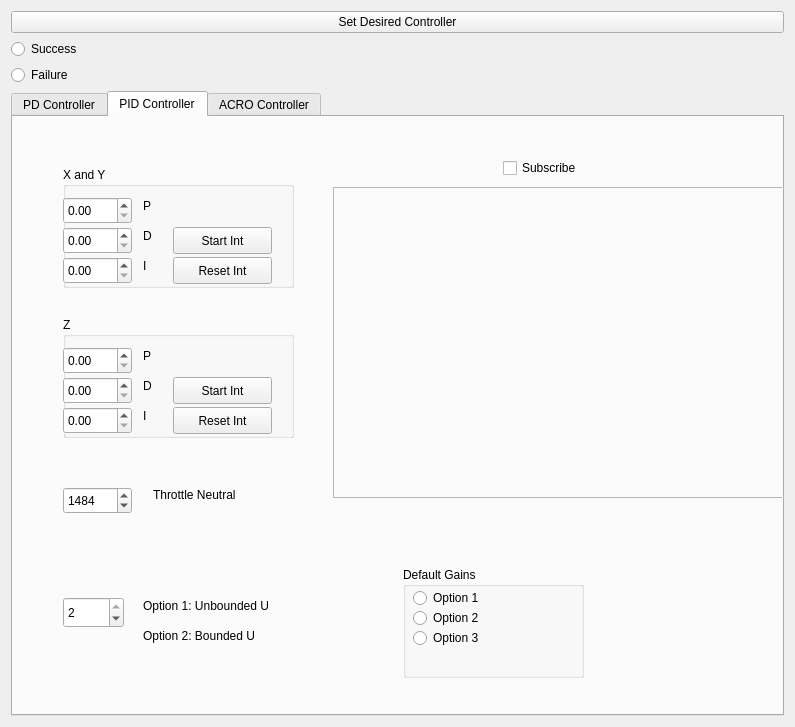
<?xml version="1.0" encoding="UTF-8"?>
<ui version="4.0">
 <class>Form</class>
 <widget class="QWidget" name="Form">
  <property name="geometry">
   <rect>
    <x>0</x>
    <y>0</y>
    <width>795</width>
    <height>727</height>
   </rect>
  </property>
  <property name="windowTitle">
   <string>Form</string>
  </property>
  <property name="styleSheet">
   <string notr="true"/>
  </property>
  <layout class="QGridLayout" name="gridLayout">
   <item row="2" column="1">
    <widget class="QRadioButton" name="Failure">
     <property name="text">
      <string>Failure</string>
     </property>
    </widget>
   </item>
   <item row="0" column="1">
    <widget class="QPushButton" name="SetControllerButton">
     <property name="text">
      <string>Set Desired Controller</string>
     </property>
    </widget>
   </item>
   <item row="1" column="1">
    <widget class="QRadioButton" name="Success">
     <property name="text">
      <string>Success</string>
     </property>
    </widget>
   </item>
   <item row="3" column="1">
    <widget class="QTabWidget" name="ControllerSelect">
     <property name="currentIndex">
      <number>1</number>
     </property>
     <widget class="QWidget" name="tab">
      <attribute name="title">
       <string>PD Controller</string>
      </attribute>
      <widget class="QGroupBox" name="groupBox">
       <property name="geometry">
        <rect>
         <x>40</x>
         <y>40</y>
         <width>191</width>
         <height>111</height>
        </rect>
       </property>
       <property name="title">
        <string>X and Y</string>
       </property>
       <widget class="QDoubleSpinBox" name="DgainXY">
        <property name="geometry">
         <rect>
          <x>0</x>
          <y>60</y>
          <width>69</width>
          <height>27</height>
         </rect>
        </property>
       </widget>
       <widget class="QDoubleSpinBox" name="PgainXY">
        <property name="geometry">
         <rect>
          <x>0</x>
          <y>30</y>
          <width>69</width>
          <height>27</height>
         </rect>
        </property>
       </widget>
       <widget class="QLabel" name="label">
        <property name="geometry">
         <rect>
          <x>80</x>
          <y>30</y>
          <width>67</width>
          <height>17</height>
         </rect>
        </property>
        <property name="text">
         <string>P</string>
        </property>
       </widget>
       <widget class="QLabel" name="label_2">
        <property name="geometry">
         <rect>
          <x>80</x>
          <y>60</y>
          <width>67</width>
          <height>17</height>
         </rect>
        </property>
        <property name="text">
         <string>D</string>
        </property>
       </widget>
      </widget>
      <widget class="QGroupBox" name="groupBox_2">
       <property name="geometry">
        <rect>
         <x>40</x>
         <y>140</y>
         <width>191</width>
         <height>111</height>
        </rect>
       </property>
       <property name="title">
        <string>Z</string>
       </property>
       <widget class="QDoubleSpinBox" name="DgainZ">
        <property name="geometry">
         <rect>
          <x>0</x>
          <y>60</y>
          <width>69</width>
          <height>27</height>
         </rect>
        </property>
       </widget>
       <widget class="QDoubleSpinBox" name="PgainZ">
        <property name="geometry">
         <rect>
          <x>0</x>
          <y>30</y>
          <width>69</width>
          <height>27</height>
         </rect>
        </property>
       </widget>
       <widget class="QLabel" name="label_3">
        <property name="geometry">
         <rect>
          <x>80</x>
          <y>30</y>
          <width>67</width>
          <height>17</height>
         </rect>
        </property>
        <property name="text">
         <string>P</string>
        </property>
       </widget>
       <widget class="QLabel" name="label_11">
        <property name="geometry">
         <rect>
          <x>80</x>
          <y>60</y>
          <width>67</width>
          <height>17</height>
         </rect>
        </property>
        <property name="text">
         <string>D</string>
        </property>
       </widget>
      </widget>
      <widget class="QDoubleSpinBox" name="ThrottleNeutral">
       <property name="geometry">
        <rect>
         <x>40</x>
         <y>320</y>
         <width>69</width>
         <height>27</height>
        </rect>
       </property>
       <property name="decimals">
        <number>0</number>
       </property>
       <property name="minimum">
        <double>1400.000000000000000</double>
       </property>
       <property name="maximum">
        <double>1600.000000000000000</double>
       </property>
       <property name="value">
        <double>1484.000000000000000</double>
       </property>
      </widget>
      <widget class="QLabel" name="label_4">
       <property name="geometry">
        <rect>
         <x>120</x>
         <y>320</y>
         <width>121</width>
         <height>16</height>
        </rect>
       </property>
       <property name="text">
        <string>Throttle Neutral</string>
       </property>
      </widget>
     </widget>
     <widget class="QWidget" name="tab_2">
      <attribute name="title">
       <string>PID Controller</string>
      </attribute>
      <widget class="QGroupBox" name="groupBox_3">
       <property name="geometry">
        <rect>
         <x>50</x>
         <y>50</y>
         <width>231</width>
         <height>121</height>
        </rect>
       </property>
       <property name="title">
        <string>X and Y</string>
       </property>
       <widget class="QDoubleSpinBox" name="DgainXY_PID">
        <property name="geometry">
         <rect>
          <x>0</x>
          <y>60</y>
          <width>69</width>
          <height>27</height>
         </rect>
        </property>
       </widget>
       <widget class="QDoubleSpinBox" name="PgainXY_PID">
        <property name="geometry">
         <rect>
          <x>0</x>
          <y>30</y>
          <width>69</width>
          <height>27</height>
         </rect>
        </property>
       </widget>
       <widget class="QLabel" name="label_12">
        <property name="geometry">
         <rect>
          <x>80</x>
          <y>30</y>
          <width>67</width>
          <height>17</height>
         </rect>
        </property>
        <property name="text">
         <string>P</string>
        </property>
       </widget>
       <widget class="QLabel" name="label_13">
        <property name="geometry">
         <rect>
          <x>80</x>
          <y>60</y>
          <width>67</width>
          <height>17</height>
         </rect>
        </property>
        <property name="text">
         <string>D</string>
        </property>
       </widget>
       <widget class="QDoubleSpinBox" name="IgainXY_PID">
        <property name="geometry">
         <rect>
          <x>0</x>
          <y>90</y>
          <width>69</width>
          <height>27</height>
         </rect>
        </property>
       </widget>
       <widget class="QLabel" name="label_16">
        <property name="geometry">
         <rect>
          <x>80</x>
          <y>90</y>
          <width>67</width>
          <height>17</height>
         </rect>
        </property>
        <property name="text">
         <string>I</string>
        </property>
       </widget>
       <widget class="QPushButton" name="Reset_Int_XY">
        <property name="geometry">
         <rect>
          <x>110</x>
          <y>90</y>
          <width>99</width>
          <height>27</height>
         </rect>
        </property>
        <property name="text">
         <string>Reset Int</string>
        </property>
       </widget>
       <widget class="QPushButton" name="Start_Int_XY">
        <property name="geometry">
         <rect>
          <x>110</x>
          <y>60</y>
          <width>99</width>
          <height>27</height>
         </rect>
        </property>
        <property name="text">
         <string>Start Int</string>
        </property>
       </widget>
      </widget>
      <widget class="QGroupBox" name="groupBox_4">
       <property name="geometry">
        <rect>
         <x>50</x>
         <y>200</y>
         <width>231</width>
         <height>121</height>
        </rect>
       </property>
       <property name="title">
        <string>Z</string>
       </property>
       <widget class="QDoubleSpinBox" name="DgainZ_PID">
        <property name="geometry">
         <rect>
          <x>0</x>
          <y>60</y>
          <width>69</width>
          <height>27</height>
         </rect>
        </property>
       </widget>
       <widget class="QDoubleSpinBox" name="PgainZ_PID">
        <property name="geometry">
         <rect>
          <x>0</x>
          <y>30</y>
          <width>69</width>
          <height>27</height>
         </rect>
        </property>
       </widget>
       <widget class="QLabel" name="label_14">
        <property name="geometry">
         <rect>
          <x>80</x>
          <y>30</y>
          <width>67</width>
          <height>17</height>
         </rect>
        </property>
        <property name="text">
         <string>P</string>
        </property>
       </widget>
       <widget class="QLabel" name="label_15">
        <property name="geometry">
         <rect>
          <x>80</x>
          <y>60</y>
          <width>67</width>
          <height>17</height>
         </rect>
        </property>
        <property name="text">
         <string>D</string>
        </property>
       </widget>
       <widget class="QDoubleSpinBox" name="IgainZ_PID">
        <property name="geometry">
         <rect>
          <x>0</x>
          <y>90</y>
          <width>69</width>
          <height>27</height>
         </rect>
        </property>
       </widget>
       <widget class="QLabel" name="label_17">
        <property name="geometry">
         <rect>
          <x>80</x>
          <y>90</y>
          <width>67</width>
          <height>17</height>
         </rect>
        </property>
        <property name="text">
         <string>I</string>
        </property>
       </widget>
       <widget class="QPushButton" name="Reset_Int_Z">
        <property name="geometry">
         <rect>
          <x>110</x>
          <y>90</y>
          <width>99</width>
          <height>27</height>
         </rect>
        </property>
        <property name="text">
         <string>Reset Int</string>
        </property>
       </widget>
       <widget class="QPushButton" name="pushButton_2">
        <property name="geometry">
         <rect>
          <x>110</x>
          <y>60</y>
          <width>99</width>
          <height>27</height>
         </rect>
        </property>
        <property name="text">
         <string>Start Int</string>
        </property>
       </widget>
      </widget>
      <widget class="QDoubleSpinBox" name="ThrottleNeutral_PID">
       <property name="geometry">
        <rect>
         <x>50</x>
         <y>370</y>
         <width>69</width>
         <height>27</height>
        </rect>
       </property>
       <property name="decimals">
        <number>0</number>
       </property>
       <property name="minimum">
        <double>1000.000000000000000</double>
       </property>
       <property name="maximum">
        <double>1600.000000000000000</double>
       </property>
       <property name="value">
        <double>1484.000000000000000</double>
       </property>
      </widget>
      <widget class="QLabel" name="label_5">
       <property name="geometry">
        <rect>
         <x>140</x>
         <y>370</y>
         <width>121</width>
         <height>16</height>
        </rect>
       </property>
       <property name="text">
        <string>Throttle Neutral</string>
       </property>
      </widget>
      <widget class="QFrame" name="frame">
       <property name="geometry">
        <rect>
         <x>320</x>
         <y>70</y>
         <width>451</width>
         <height>311</height>
        </rect>
       </property>
       <property name="frameShape">
        <enum>QFrame::StyledPanel</enum>
       </property>
       <property name="frameShadow">
        <enum>QFrame::Raised</enum>
       </property>
      </widget>
      <widget class="QCheckBox" name="ButtonCtrStateSubscribe">
       <property name="geometry">
        <rect>
         <x>490</x>
         <y>40</y>
         <width>97</width>
         <height>22</height>
        </rect>
       </property>
       <property name="text">
        <string>Subscribe</string>
       </property>
      </widget>
      <widget class="QSpinBox" name="PID_OPTION">
       <property name="geometry">
        <rect>
         <x>50</x>
         <y>480</y>
         <width>61</width>
         <height>31</height>
        </rect>
       </property>
       <property name="minimum">
        <number>1</number>
       </property>
       <property name="maximum">
        <number>2</number>
       </property>
       <property name="value">
        <number>2</number>
       </property>
      </widget>
      <widget class="QLabel" name="label_6">
       <property name="geometry">
        <rect>
         <x>130</x>
         <y>480</y>
         <width>161</width>
         <height>17</height>
        </rect>
       </property>
       <property name="text">
        <string>Option 1: Unbounded U</string>
       </property>
      </widget>
      <widget class="QLabel" name="label_7">
       <property name="geometry">
        <rect>
         <x>130</x>
         <y>510</y>
         <width>171</width>
         <height>17</height>
        </rect>
       </property>
       <property name="text">
        <string>Option 2: Bounded U</string>
       </property>
      </widget>
      <widget class="QGroupBox" name="groupBox_5">
       <property name="geometry">
        <rect>
         <x>390</x>
         <y>450</y>
         <width>181</width>
         <height>111</height>
        </rect>
       </property>
       <property name="title">
        <string>Default Gains</string>
       </property>
       <widget class="QRadioButton" name="GainsOption1">
        <property name="geometry">
         <rect>
          <x>10</x>
          <y>20</y>
          <width>117</width>
          <height>22</height>
         </rect>
        </property>
        <property name="text">
         <string>Option 1</string>
        </property>
       </widget>
       <widget class="QRadioButton" name="GainsOption2">
        <property name="geometry">
         <rect>
          <x>10</x>
          <y>40</y>
          <width>117</width>
          <height>22</height>
         </rect>
        </property>
        <property name="text">
         <string>Option 2</string>
        </property>
        <property name="autoExclusive">
         <bool>true</bool>
        </property>
       </widget>
       <widget class="QRadioButton" name="GainsOption3">
        <property name="geometry">
         <rect>
          <x>10</x>
          <y>60</y>
          <width>117</width>
          <height>22</height>
         </rect>
        </property>
        <property name="text">
         <string>Option 3</string>
        </property>
       </widget>
      </widget>
     </widget>
     <widget class="QWidget" name="tab_3">
      <attribute name="title">
       <string>ACRO Controller</string>
      </attribute>
     </widget>
    </widget>
   </item>
  </layout>
 </widget>
 <resources/>
 <connections/>
</ui>
